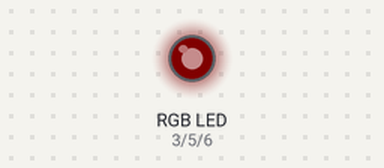
Bench run of a sketch on a simulated Arduino Uno, built with avr-gcc and run on an emulated ATmega328P. On the bench: an RGB LED mixed from three pins (HIGH = lit). Dim RGB values are drawn brighter than linear.

Above: at 0.05 s.
At 1.0 s:
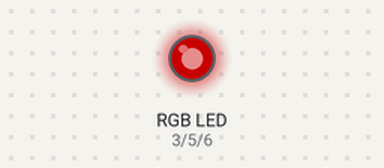
At 1.95 s:
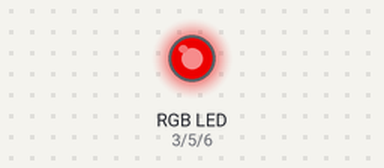
At 3.85 s:
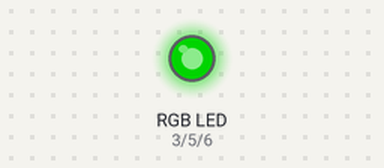
At 5.75 s:
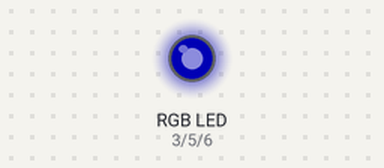
At 7.65 s:
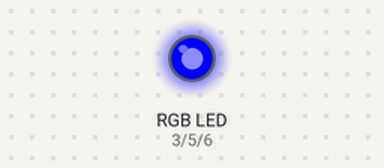
Timing chart, 0 to 10.0 s (numbered marks = the images above):
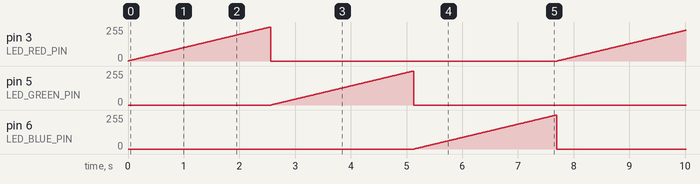

The sketch:

pet-tracking-hardware-code.ino
```cpp
#include "constants.h"
#include "indicator.h"

// Array to hold the RGB values, initialized to 0
unsigned char colors[NUM_COLORS] = {0, 0, 0};

// Index variable to iterate through the colors array
unsigned char i = 0;

void setup()
{
  // Initialize RGB LED pins
  RGBLED::initialize();
}

void loop()
{
  // Increment the current color component if it is less than 255
  if (colors[i] < 255)
  {
    colors[i]++;
  }
  // If the current color component reaches 255, reset it to 0 and move to the next component
  else
  {
    colors[i] = 0;
    i = (i + 1) % NUM_COLORS; // Move to the next color component if it does not exceed the number of colors, otherwise reset back to zero
  }

  // Update the RGB LED with the current colors
  RGBLED::setColor(colors[0], colors[1], colors[2]);

  // Wait for the specified delay time in milliseconds
  delay(DELAY_TIME);
}
```

constants.h
```cpp
#ifndef CONSTANTS_H
#define CONSTANTS_H

#define NUM_COLORS      3
#define LED_RED_PIN     3
#define LED_GREEN_PIN   5
#define LED_BLUE_PIN    6
#define DELAY_TIME      10

#endif
```

indicator.h
```cpp
#ifndef INDICATOR_H
#define INDICATOR_H

#include "constants.h"

namespace RGBLED {

  void initialize() {
    pinMode(LED_RED_PIN,    OUTPUT);
    pinMode(LED_GREEN_PIN,  OUTPUT);
    pinMode(LED_BLUE_PIN,   OUTPUT);
  }

  void setColor(unsigned char red, unsigned char green, unsigned char blue) {
    analogWrite(LED_RED_PIN,    red);
    analogWrite(LED_GREEN_PIN,  green);
    analogWrite(LED_BLUE_PIN,   blue);
  }

}

#endif
```

Measured:
- by itself, pin 3 (LED_RED_PIN), pin 5 (LED_GREEN_PIN), pin 6 (LED_BLUE_PIN): ramps from 0/255 to 255/255 and jumps back, once every 7.7 s
